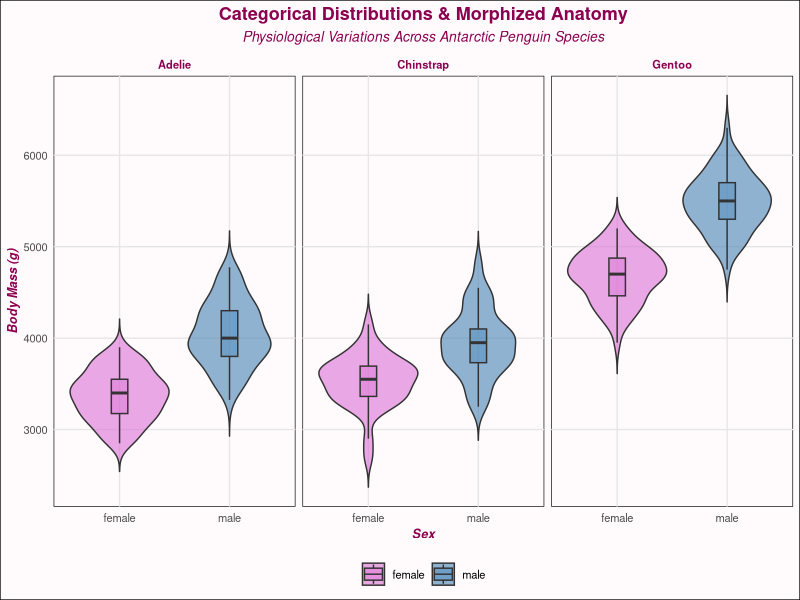
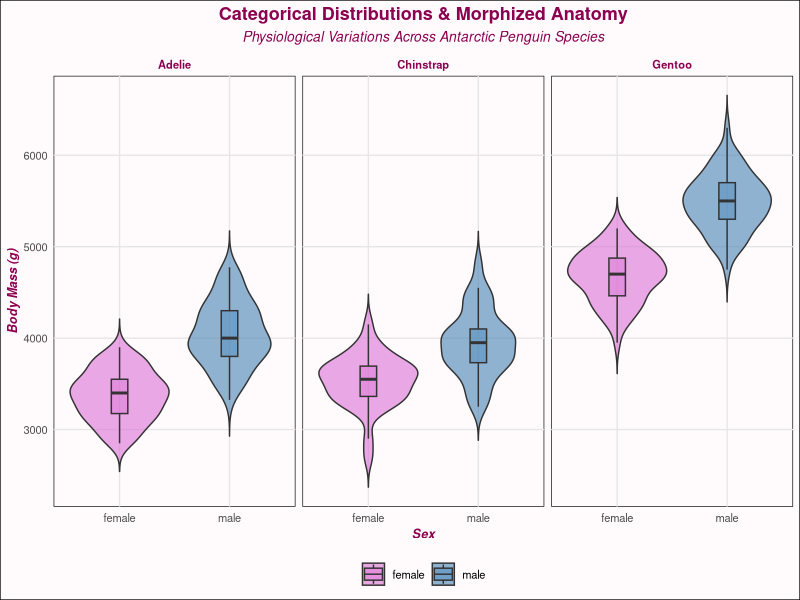

The R source for these figures, in order:
library(ggplot2)
library(dplyr)
library(palmerpenguins)

data("penguins")

# Clean data
penguins_clean <- penguins %>%
  filter(!is.na(body_mass_g),
         !is.na(species),
         !is.na(sex))

# Sex Colors
sex_colors <- c(
  "female" = "#DA70D6",  
  "male"   = "#4682B4"   
)

# Plot
p1 <- ggplot(penguins_clean, aes(x = sex, y = body_mass_g, fill = sex)) +
  geom_violin(trim = FALSE, alpha = 0.6) +
  geom_boxplot(width = 0.15, alpha = 0.4, outlier.shape = NA) +
  facet_wrap(~species) +
  scale_fill_manual(values = sex_colors) +
  labs(
    title = "Categorical Distributions & Morphized Anatomy",
    subtitle = "Physiological Variations Across Antarctic Penguin Species",
    x = "Sex",
    y = "Body Mass (g)",
    
  ) +
  theme_minimal(base_size = 10) +
  theme(
    # Background
    panel.background = element_rect(fill = "#fffbfd"),
    plot.background = element_rect(fill = "#fffbfd"), 
    panel.grid.major = element_line(color = "gray90"),
    panel.grid.minor = element_blank(),
    
    # Typography
    plot.title = element_text(size = 13, face = "bold", color = "#8B004F", hjust = 0.5),
    plot.subtitle = element_text(size = 10, face = "italic", color = "#8B004F", hjust = 0.5),
    axis.title.x = element_text(size = 9, face = "bold.italic", color = "#8B004F"),
    axis.title.y = element_text(size = 9, face = "bold.italic", color = "#8B004F"),
    strip.text = element_text(face = "bold", color = "#8B004F"),
    
    # Legend
    legend.position = "bottom",
    legend.title = element_blank()
  )

# Show plot in RStudio
print(p1)

# Save high-resolution image
ggsave("penguin_distribution_sex.png", p1, width = 10, height = 6, dpi = 300)

# Summary:
# Overall, Gentoo penguins show the highest body mass. 
# Adelie and Chinstrap look almost the same, but Chinstrap seems a little heavier.
